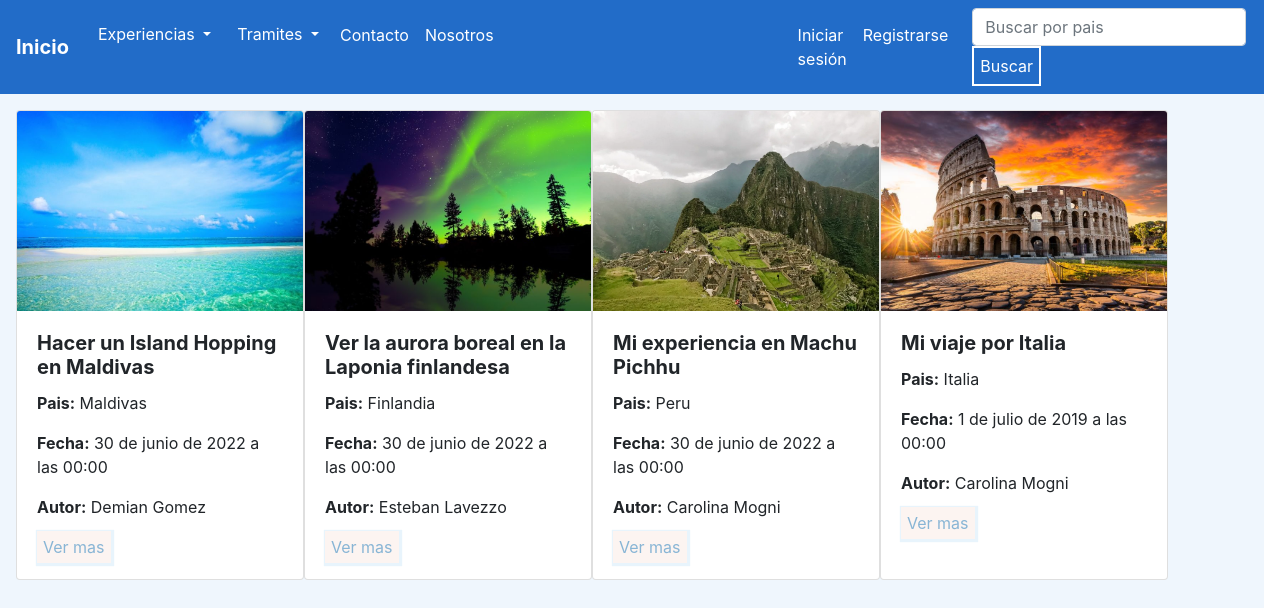
Page /ver-experiencias/ on the earlier database version.
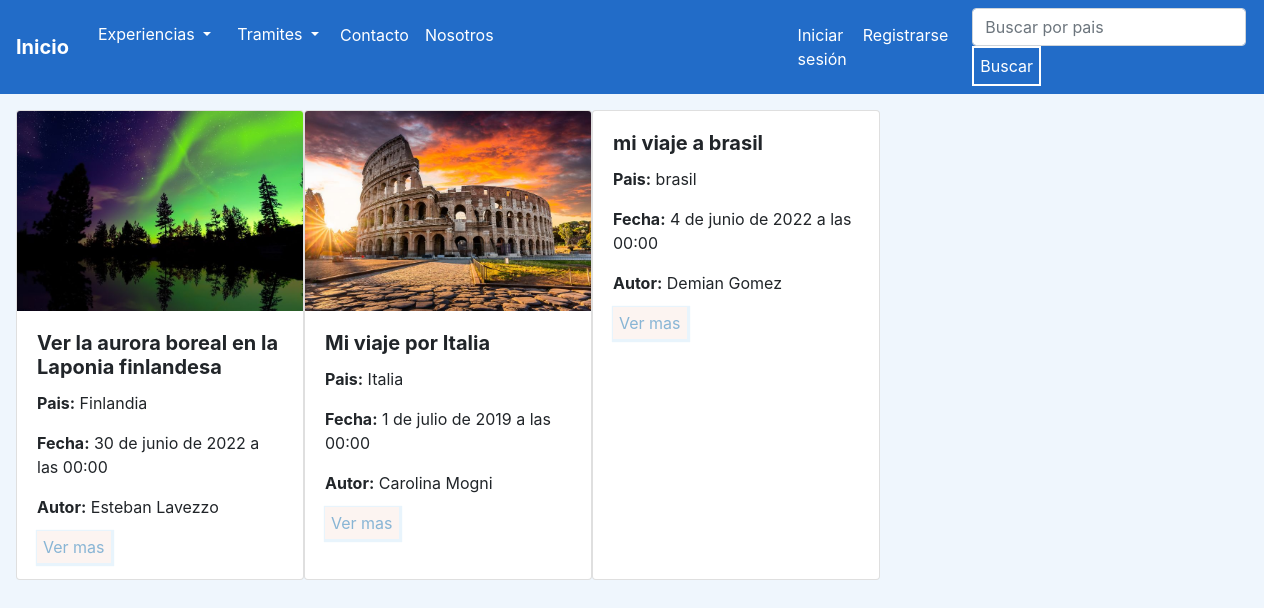
Same page on the later database version.
### experiencias/models.py (models this page shows, shortened)
class Experiencias (models.Model):
    titulo = models.CharField(max_length=100)
    pais = models.CharField(max_length=50)
    fecha = models.DateTimeField(null=True)
    autor = models.CharField(max_length=50)
    cuerpo = models.TextField(max_length=20000)
    image = models.ImageField(upload_to = 'imagenes_experiencias/', blank=True, null=True)
    is_active = models.BooleanField(default=True)
    class Meta:
        verbose_name = 'Experiencia'
        verbose_name_plural = 'Experiencias'

### experiencias/views.py (the view)
# urls.py: path('ver-experiencias/', ver_experiencias, name = 'ver-experiencias'),
def ver_experiencias(request):
    experiencias = Experiencias.objects.all()
    context = {'experiencias':experiencias}
    return render(request, 'experiencias/ver_experiencias.html', context=context)

### templates/experiencias/ver_experiencias.html (shortened to what this page needs)
{% extends 'base.html' %}
{% block contenido %}
<div class="d-flex " style="margin-top:1rem; margin-left: 1rem; ">
    {% for experiencia  in  experiencias %}
    <div class="card " style="width: 18rem;">
        {% if experiencia.image %}
           <img src="{{experiencia.image.url}}" style="min-width: 250px; min-height:200px;max-width: 2000px; max-height:200px;" class="card-img-top" >
        {% endif %}
        <div class="card-body">
            <h5 class="card-title"><b>{{experiencia.titulo}}</b></h5>
            <p class="card-text"><b>Pais:</b> {{experiencia.pais}}</p>
            <p class="card-text"><b>Fecha:</b> {{experiencia.fecha}}</p>
            <p class="card-text"><b>Autor:</b> {{experiencia.autor}}</p>
            <a href="/detalle-experiencia/{{experiencia.id}}/" class="Boton">Ver mas</a>
        </div>
    </div>
    {% endfor %}
</div>
{% endblock %}

Differences in the rows shown:
removed Experiencias: image (picture), titulo "Hacer un Island Hopping en Maldivas", pais "Maldivas", fecha "30 de junio de 2022 a las 00:00", autor "Demian Gomez"
removed Experiencias: image (picture), titulo "Mi experiencia en Machu Pichhu", pais "Peru", fecha "30 de junio de 2022 a las 00:00", autor "Carolina Mogni"
added Experiencias: titulo "mi viaje a brasil", pais "brasil", fecha "4 de junio de 2022 a las 00:00", autor "Demian Gomez"
